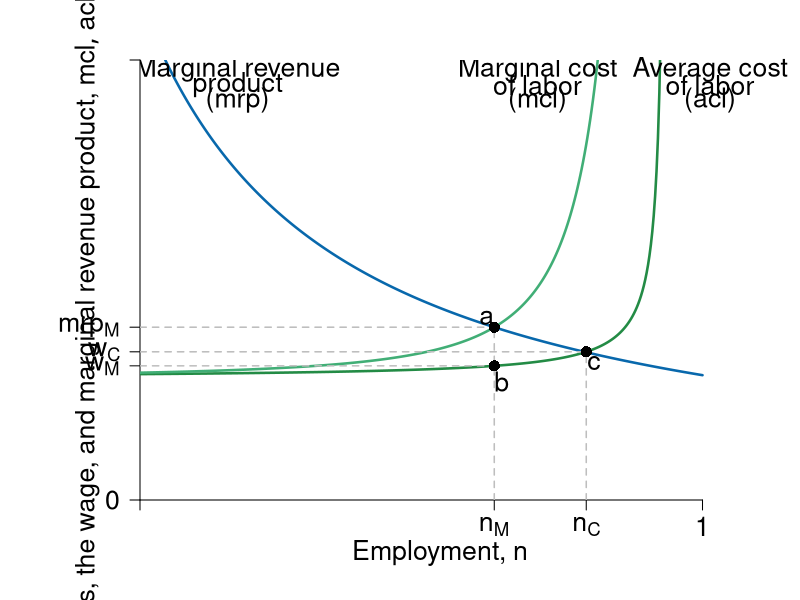
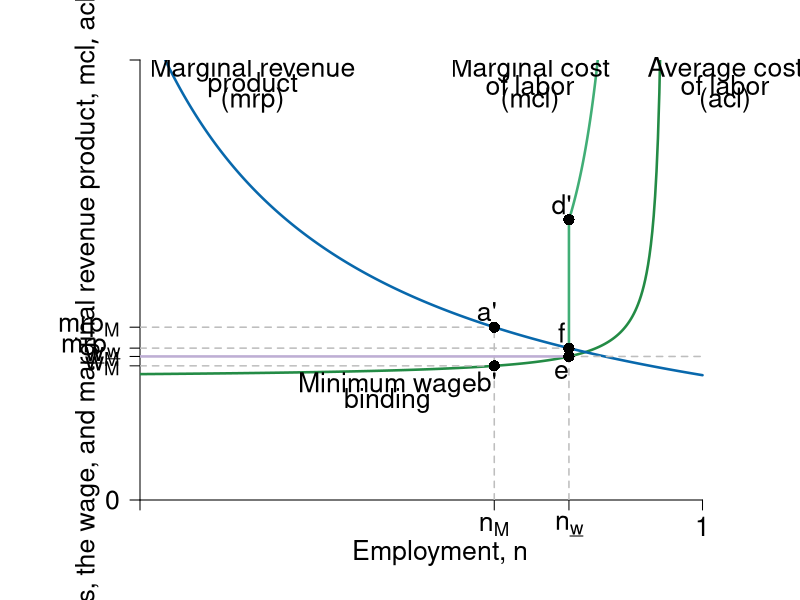
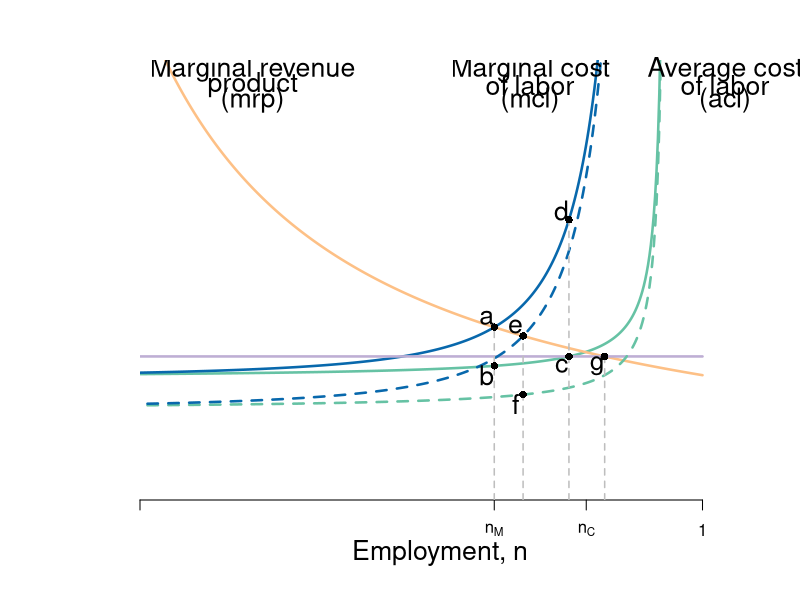

These charts were generated, in order, by the following R code:
require(shape, rootSolve)

#define functions
Delta <- function(n,v=0.05){
  1-v*n / (1-n)
}

ACL <- function(n, a = 1, tau = 0.5, v = 0.05, b = 2, s = 0) {
  a / ( tau * Delta(n,v) ) + b - s
}


MCL <- function(n,a=1,tau = 0.5 , v = 0.05, b = 2, s= 0) {
  d_Delta <- function(n,v= 0.05){
    -v/(1-n)^2
  }
  d_ACL <- function(n,a=1,tau = 0.5 , v = 0.05, b = 2, s= 0){
    - a*d_Delta(n,v) / (tau * Delta(n,v)^2)
  }
  ACL(n,a,tau,v,b,s) + n * d_ACL(n, a,tau, v, b, s)
}

MRP<-function(n){
  4/n
}
# solve the level of employment in different setting.
employment <- function(a=1,tau = 0.5 , v = 0.05, b = 2, s = 0, min = FALSE){
  ## return the employment level
  ## The four cases: 
  ## No EITC, no min wage:  employment()
  ## No EITC, min = 4.6: employment(min =  4.6)
  ## EITC, no min wage: employment(s=1)
  ## EITC, min = 4.6: employment(min = 4.6, s = 1)
  nmax <- 1/(1+v)-0.001
  if (min == FALSE){
    n <- uniroot(MRP_eq_MCL(n,a,tau,v,b,s),c(0.0001,nmax))$root
  } else{
    n1 <- uniroot(MRP_eq_min(n, min),c(0.0001,nmax))$root
    n2 <- uniroot(ACL_eq_min(n, a, tau, v, b, s, min),c(0.0001,nmax))$root
    n <- min(n1,n2)
  }
  return(n)
}

MRP_eq_MCL <- function(n,a=1,tau = 0.5 , v = 0.05, b = 2, s = 0){
  equation <- function(n){
    MRP(n) - MCL(n,a,tau,v, b, s)
  }
}
ACL_eq_min <- function(n, a = 1, tau = 0.5, v = 0.05, b = 2, s = 0, min = 4.6){
  equation<-function(n){
    ACL(n,a,tau,v,b,s)-min
  }
}
MRP_eq_min <- function(n,min=4.6){
  equation <- function(n){
    MRP(n) - min
  }
}
Min <- function(n, min = 4.6){
  min*n/n
}

#Set parameters for graphics
axislabelsize <- 1.6
graphlinewidth <- 2.5
segmentlinewidth <- 1.5

COL <- c("#7fc97f", "#beaed4", "#fdc086", "#ffff99", "#386cb0", "#f0027f", "#bf5b17", "#666666")
COLA <- c("#e0f3db", "#99d8c9","#66c2a4","#41ae76", "#238b45", "#005824")
COLB <- c("#4eb3d3", "#2b8cbe", "#0868ac","#084081")

ylims <- c(0, 14.1)
xlims <- c(0.25, 1.05)
npts <- 501
x <- seq(xlims[1], xlims[2], length.out = npts)
y <- seq(ylims[1], ylims[2], length.out = npts) 

# ----
# first plot: competitive vs monopsony
pdf(file = "employment/monopsony_minwage1.pdf", width = 12, height = 10)
par(mar =  c(5, 7, 3, 3))

#Notice the plot starts at x = 0.2 not 0
plot(xlims[1], 0, xlim = xlims, ylim = ylims, type = "n",
     xlab = expression(paste("")),
     ylab = expression(paste("")), 
     xaxt = "n", 
     yaxt = "n", 
     cex.lab = axislabelsize, 
     bty = "n", 
     xaxs="i", 
     yaxs="i"
)

# ticksx <- seq(from = 0, to = xlims[2], by = 0.2)
# xlabels <- seq(from = 0, to = xlims[2], by = 0.2)
# ticksy <- seq(from = 0, to = ylims[2], by = 2)
# ylabels <- seq(from = 0, to = ylims[2], by = 2)

ticksx <- c(xlims[1], employment(), 0.845, 1)
xlabels <- c(NA, expression(paste(n[M])), expression(paste(n[C])), 1)
ticksy <- c(ylims[1], ACL(employment()), ACL(0.845), MCL(employment()), ylims[2])
ylabels <- c(0, expression(paste(w[M])), expression(paste(w[C])), expression(paste("mrp"["M"])), NA)

axis(1, at = ticksx, pos = 0, labels = xlabels, cex.axis = axislabelsize)
axis(2, at = ticksy, pos = xlims[1], labels = ylabels, las = 1, cex.axis = axislabelsize)

npts <- 500 
xx1 <- seq(0.01, 0.95, length.out = npts)
xx2 <- seq(0, 1, length.out = 600)

#Draw the graphs
lines(xx1, ACL(xx1), col = COLA[5], lwd  = graphlinewidth)
lines(xx1, MCL(xx1), col = COLA[4], lwd = graphlinewidth)
lines(xx2, MRP(xx2), col = COLB[3], lwd = graphlinewidth)
#lines(xx2, Min(xx2, 4), col = COL[2],lwd = graphlinewidth)
#lines(xx1, Min(xx1), col = COL[6], lwd = graphlinewidth)
# with s=1
## lines(xx1, ACL(xx1, s = 1), col = COLA[3], lwd = graphlinewidth, lty= 3)
## lines(xx1, MCL(xx1, s = 1), col = COLB[1], lwd = graphlinewidth,lty = 3)

#Axis labels
mtext(expression(paste("Employment, ", n)), side = 1, line = 2.5, cex = axislabelsize)
text(0.18, 0.5*ylims[2], expression(paste("Costs, the wage, and marginal revenue product, ", list(mcl, acl, w, mrp) )), xpd = TRUE, cex = axislabelsize, srt = 90) 


#add segments
segments(0, ACL(employment()), employment(), ACL(employment()), lty = 2, col = "gray", lwd = segmentlinewidth)
segments(employment(), 0, employment(), MRP(employment()), lty = 2, col = "gray", lwd = segmentlinewidth)

segments(0, ACL(0.845), 0.845, ACL(0.845), lty = 2, col = "gray", lwd = segmentlinewidth)
segments(0.845, 0, 0.845, ACL(0.845), lty = 2, col = "gray", lwd = segmentlinewidth)

segments(0, MCL(employment()), employment(), MCL(employment()), lty = 2, col = "gray", lwd = segmentlinewidth)
## add points

points(employment(), ACL(employment()), pch = 16, col = "black", cex = 1.5)
points(employment(), MRP(employment()), pch = 16, col = "black", cex = 1.5)
points(0.845, ACL(0.845), pch = 16, col = "black", cex = 1.5)

# label points
text(employment() + 0.01, ACL(employment()) - 0.5 , "b", cex = axislabelsize)
text(employment() - 0.01, MCL(employment()) + 0.3 , "a", cex = axislabelsize)
text(0.845 + 0.01, ACL(0.85) - 0.4, "c", cex = axislabelsize)


# add labels to graphs
#text(1.03, 14.3, "Monopsony", cex = axislabelsize, xpd = TRUE)
text(1.01, 13.8, "Average cost", cex = axislabelsize, xpd = TRUE)
text(1.01, 13.3, "of labor", cex = axislabelsize, xpd = TRUE)
text(1.01, 12.8, "(acl)", cex = axislabelsize, xpd = TRUE)

#text(0.77, 14.3, "Monopsony", cex = axislabelsize, xpd = TRUE)
text(0.78, 13.8, "Marginal cost", cex = axislabelsize)
text(0.78, 13.3, "of labor", cex = axislabelsize)
text(0.78, 12.8, "(mcl)", cex = axislabelsize)

text(0.38, 13.8, "Marginal revenue", cex = axislabelsize)
text(0.38, 13.3, "product", cex = axislabelsize)
text(0.38, 12.8, "(mrp)", cex = axislabelsize)

#text(0.58, ACL(0.85) - 1.1, "Minimum wage", cex = axislabelsize)
#text(0.58, ACL(0.85) - 1.6, "not binding", cex = axislabelsize)

# text(0.85, 3.7, "Competitive", cex = axislabelsize)
# text(0.85, 3.2, "Marginal cost", cex = axislabelsize)
# text(0.85, 2.7, "of labor", cex = axislabelsize)
# text(0.85, 2.2, expression(paste( (mcl[C]) )), cex = axislabelsize)



dev.off()
# ----
# second plot:  monopsony and minwage
pdf(file = "employment/monopsony_minwage2.pdf", width = 12, height = 10)
par(mar =  c(5, 7, 3, 3))


plot(xlims[1], 0, xlim = xlims, ylim = ylims, type = "n",
     xlab = expression(paste("")),
     ylab = expression(paste("")), 
     xaxt = "n", 
     yaxt = "n", 
     cex.lab = axislabelsize, 
     bty = "n", 
     xaxs="i", 
     yaxs="i"
)

ticksx2 <- c(xlims[1], employment(), employment(min = 4.6), 1)
xlabels2 <- c(NA, expression(paste(n[M])), expression(paste(n[underline("w")])), 1)
ticksy2 <- c(ylims[1], ACL(employment()), ACL(employment(min = 4.6)), MRP(employment(min = 4.6)), MCL(employment()), ylims[2])
ylabels2 <- c(0, expression(paste("w"["M"])),expression(paste(underline("w")["M"])), expression(paste("mrp"[underline("w")])), expression(paste("mrp"["M"])), NA)

#Axis Lines
axis(1, at = ticksx2, pos = 0, labels = xlabels2, las = 1, cex.axis = axislabelsize)
#axis(2, at = ticksy, pos = 0, labels = ylabels, las = 1)
axis(2, at = ticksy2, pos = xlims[1], labels = ylabels2, las = 1, cex.axis = axislabelsize)


xx3 <- seq(employment(min = 4.6), 0.95, length.out = npts)

#Draw the graphs
lines(xx1, ACL(xx1), col = COLA[5], lwd  = graphlinewidth)
lines(xx3, MCL(xx3), col = COLA[4], lwd = graphlinewidth)
lines(xx2, MRP(xx2), col = COLB[3], lwd = graphlinewidth)
# lines(xx2, Min(xx2), col = COL[2],lwd = graphlinewidth)

#Axis labels
mtext(expression(paste("Employment, ", n)), side = 1, line = 2.5, cex = axislabelsize)
# text(-0.1, 0.5*ylims[2], expression(paste("Marginal revenue and marginal cost, ", list(mrp, mcl) )), xpd = TRUE, cex = axislabelsize, srt = 90) 
text(0.18, 0.5*ylims[2], expression(paste("Costs, the wage, and marginal revenue product, ", list(mcl, acl, w, mrp) )), xpd = TRUE, cex = axislabelsize, srt = 90) 


#add segments
segments(employment(), 0, employment(), MRP(employment()), lty = 2, col = "gray", lwd = segmentlinewidth)
segments(employment(min = 4.6), 0, employment(min =  4.6), MCL(employment(min = 4.6)), lty = 2, col = "gray", lwd = segmentlinewidth)
segments(0, MCL(employment()), employment(), MCL(employment()), lty = 2, col = "gray", lwd = segmentlinewidth)
segments(0, MRP(employment(min = 4.6)), employment(min = 4.6), MRP(employment(min = 4.6)), lty = 2, col = "gray", lwd = segmentlinewidth)
segments(0, ACL(employment()), employment(), ACL(employment()), lty = 2, col = "gray", lwd = segmentlinewidth)
segments(employment(min = 4.6), ACL(employment(min = 4.6)), employment(min = 4.6), MCL(employment(min =  4.6)), lty = 1, col = COLA[4], lwd = graphlinewidth)

segments(0, ACL(employment(min = 4.6)), employment(min = 4.6), ACL(employment(min = 4.6)), col = COL[2],lwd = graphlinewidth)
segments(employment(min = 4.6), ACL(employment(min = 4.6)), 1, ACL(employment(min = 4.6)), lty = 2, col = "gray", lwd = segmentlinewidth)


# add points
points(employment(), ACL(employment()), pch = 16, col = "black", cex = 1.5)
points(employment(), MRP(employment()), pch = 16, col = "black", cex = 1.5)
points(employment(min=4.6), MCL(employment(min=4.6)), pch = 16, col = "black", cex = 1.5)
points(employment(min=4.6), Min(employment(min=4.6)), pch = 16, col = "black", cex = 1.5)
points(employment(min = 4.6), MRP(employment(min = 4.6)), pch = 16, col = "black", cex = 1.5)

# add labels
text(1.03, 13.8, "Average cost", cex = axislabelsize, xpd = TRUE)
text(1.03, 13.3, "of labor", cex = axislabelsize, xpd = TRUE)
text(1.03, 12.8, "(acl)", cex = axislabelsize, xpd = TRUE)

text(0.77, 13.8, "Marginal cost", cex = axislabelsize)
text(0.77, 13.3, "of labor", cex = axislabelsize)
text(0.77, 12.8, "(mcl)", cex = axislabelsize)

text(0.4, 13.8, "Marginal revenue", cex = axislabelsize)
text(0.4, 13.3, "product", cex = axislabelsize)
text(0.4, 12.8, "(mrp)", cex = axislabelsize)

text(employment()-0.01,ACL(employment())-0.5 , "b'", cex = axislabelsize)
text(employment()-0.01,MCL(employment())+0.5 , "a'", cex = axislabelsize)
text(employment(min = 4.6)-0.01,ACL(employment(min = 4.6))-0.5 , "e", cex = axislabelsize)
text(employment(min = 4.6)-0.01,MCL(employment(min =  4.6))+0.5 , "d'", cex = axislabelsize)
text(employment(min = 4.6)-0.01, MRP(employment(min = 4.6))+0.5, "f", cex = axislabelsize)

text(0.58, ACL(0.85) - 1.1, "Minimum wage", cex = axislabelsize)
text(0.58, ACL(0.85) - 1.6, "binding", cex = axislabelsize)

dev.off()
# ----
# third plot:  monopsony, minwage and EITC
pdf(file = "employment/monopsony_minwage3.pdf", width = 15, height = 12)
par(mar =  c(5, 7, 3, 3))

plot(0, 0, xlim = xlims, ylim = ylims, type = "n",
     xlab = expression(paste("")),
     ylab = expression(paste("")), 
     xaxt = "n", 
     yaxt = "n", 
     cex.lab = axislabelsize, 
     bty = "n", 
     xaxs="i", 
     yaxs="i"
)


axis(1, at = ticksx, pos = 0, labels = xlabels)
axis(2, at = ticksy, pos = 0, labels = ylabels, las = 1)

#Draw the graphs
lines(xx1, ACL(xx1), col = COLA[3], lwd  = graphlinewidth)
lines(xx1, MCL(xx1), col = COLB[3], lwd = graphlinewidth)
lines(xx2, MRP(xx2), col = COL[3], lwd = graphlinewidth)
lines(xx2,Min(xx2), col = COL[2],lwd = graphlinewidth)
# with s=1
lines(xx1, ACL(xx1, s = 1), col = COLA[3], lwd = graphlinewidth, lty= 2)
lines(xx1, MCL(xx1, s = 1), col = COLB[3], lwd = graphlinewidth,lty = 2)

#Axis labels
mtext(expression(paste("Employment, ", n)), side = 1, line = 2.5, cex = axislabelsize)
text(-0.1, 0.5*ylims[2], expression(paste("Marginal cost, average cost, and marginal revenue product, ", list(mcl, acl, mrp) )), xpd = TRUE, cex = axislabelsize, srt = 90) 


#add segments
segments(employment(), 0, employment(), MRP(employment()), lty = 2, col = "gray", lwd = segmentlinewidth)
segments(employment(min = 4.6), 0, employment(min =  4.6), MCL(employment(min = 4.6)), lty = 2, col = "gray", lwd = segmentlinewidth)
segments(employment(min = 4.6, s=1), 0, employment(min =  4.6, s=1), MRP(employment(min = 4.6, s= 1)), lty = 2, col = "gray", lwd = segmentlinewidth)
segments(employment(s=1), 0, employment(s=1), MRP(employment(s= 1)), lty = 2, col = "gray", lwd = segmentlinewidth)
## add points

points(employment(), ACL(employment()), pch = 16, col = "black", cex = 1)
points(employment(), MRP(employment()), pch = 16, col = "black", cex = 1)
points(employment(min=4.6), MCL(employment(min=4.6)), pch = 16, col = "black", cex = 1)
points(employment(min=4.6), Min(employment(min=4.6)), pch = 16, col = "black", cex = 1)
#with s=1
points(employment(s=1), ACL(s=1,employment(s=1)), pch = 16, col = "black", cex = 1)
points(employment(s=1), MRP(employment(s=1)), pch = 16, col = "black", cex = 1)
points(employment(min=4.6,s=1), MCL(s=1,employment(min=4.6,s=1)), pch = 16, col = "black", cex = 1)
points(employment(min=4.6,s=1), Min(employment(min=4.6,s=1)), pch = 16, col = "black", cex = 1)

# add labels
text(1.03, 13.8, "Average cost", cex = axislabelsize, xpd = TRUE)
text(1.03, 13.3, "of labor", cex = axislabelsize, xpd = TRUE)
text(1.03, 12.8, "(acl)", cex = axislabelsize, xpd = TRUE)

text(0.77, 13.8, "Marginal cost", cex = axislabelsize)
text(0.77, 13.3, "of labor", cex = axislabelsize)
text(0.77, 12.8, "(mcl)", cex = axislabelsize)

text(0.4, 13.8, "Marginal revenue", cex = axislabelsize)
text(0.4, 13.3, "product", cex = axislabelsize)
text(0.4, 12.8, "(mrp)", cex = axislabelsize)

text(employment()-0.01,ACL(employment())-0.3 , "b", cex = axislabelsize)
text(employment()-0.01,MCL(employment())+0.3 , "a", cex = axislabelsize)
text(employment(min = 4.6)-0.01,ACL(employment(min = 4.6))-0.3 , "c", cex = axislabelsize)
text(employment(min = 4.6)-0.01,MCL(employment(min =  4.6))+0.3 , "d", cex = axislabelsize)
text(employment(s=1)-0.01,ACL(s=1,employment(s=1))-0.3 , "f", cex = axislabelsize)
text(employment(s=1)-0.01,MCL(employment(s=1),s=1)+0.3 , "e", cex = axislabelsize)
text(employment(s=1, min = 4.6)-0.01,4.6-0.3 , "g", cex = axislabelsize)
dev.off()
